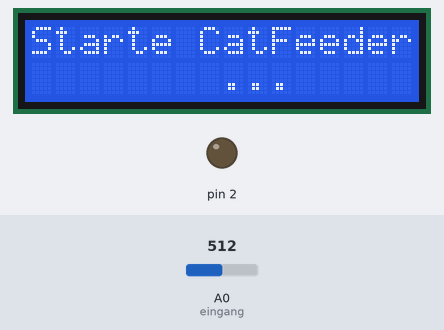
This sketch was run on a simulated Arduino Uno, built with avr-gcc and run on an emulated ATmega328P. Shown: 16×2 character LCD, output pins drawn as LEDs (lit = HIGH). The inputs (shaded band) are chosen by the test bench; at power-on: A0 (eingang) = 512. Pins used as bus, display or sensor lines are not drawn.

Above: at 0.2 s.
At 6.2 s:
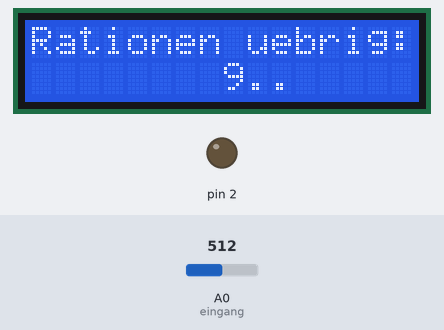

The sketch:

abgabe-0.7.ino
```cpp
/*
 * CatFeeder
 * Version: 0.7 (beta)
 *
 * Führt den CatFeeder (Katzenfutterautomaten) aus.
 *
 * Benötigte Hardware:
 * - ARDUINO UNO BOARD
 * - STEPPER MOTOR 2048 SCHRITTEN
 *     --> 10 Slots (bei 9 Rationen gleich ca. 205 Steps pro Ration)
 * - PHOTO SENSOR / Fotozelle (Messung von Helligkeit)
 * - WEISSE LED
 * - RFID KIT VON FENDUINO
 * - DRUCK-KNOPF
 * - LC-DISPLAY VON FENDUINO (0x27, 16, 2)
 * - 220 Ohm Widerstand
 *
 * Autor: Subi, 08.03.2021
 * Webseite: https://flsk.io/catfeeder
 * Dokumentation: https://flsk.io/catfeeder
 */


/*
 * START - Einbinden von Bibliotheken aller verbauten Kompontenten & Zusätzen
 */
#include <SPI.h> //RFID
#include <MFRC522.h> //RFID Board
#include <Stepper.h> //Stepper Motor
#include <Wire.h> //Display
#include <LiquidCrystal_I2C.h> //Display
#include <Time.h> //Timer


/*
 * START - Timer definieren
 */
time_t seconds = 0; //Sekunden gestellt auf Zero
long timeTag = 86400; //Ein Tag in Sekunden


/*
 * START - Display Definition
 * Definition des Displaytyps, hier zwei Zeilig mit 16 Zeichnenmöglichkeiten und unverlötet,
 * sprich -->  HEX 0x27 ohne Lötstellenverlinkung
 */
LiquidCrystal_I2C lcd(0x27, 16, 2);

/*
 * START - Photonensensor
 */
int eingang = A0; // Definition des Eingangs für den Photonensensor
int fotoZelle = 0; // Sensorwert von Zero aus gestellt, sorgt für keinen anderen Startwert


/*
 * START - Schrittmotor
 */
// Initialisierung des Schrittmotors
int SPU = 2048; //Schritte pro Umdrehung, das der Motor unterstützt
Stepper StepMotor(SPU, 3,5,4,6); //Bezeichnung des Schrittmotors mit "StepMotor" und die eingesteckten Pins


/*
 * START - RFID
 */
//RFID PIN Steckerdefinition
#define SS_PIN 10
#define RST_PIN 9
MFRC522 mfrc522(SS_PIN, RST_PIN);


/*
 * START - Start Variablen
 */
// Definition von der Anzahl an Rationen im feeder
int rationen = 9;

// Definieren von erhaltener max. Ration von einer Ration pro Tag
int erhalten = 0;

//Definition des Katzenchip-Codes
long checkCode = 2088700;

//Gemessene Definition des Tag-Werts in der Dämmerung am Morgen mit 266 (gemessen in Burgdorf)
int checkSensor = 266;


/*
 * START - VOID SETUP
 */
void setup() {
  //Baudrate 9600 für den Serial Monitor definiert
  Serial.begin(9600);

  // Timer in Sekunden
  //setTime(seconds);

  //RFID instanzieren und starten
  SPI.begin();
  mfrc522.PCD_Init();

  //Weisse LED über den Ausgang/Pin 2 ansteuern
  pinMode (2, OUTPUT);

  //LCD Initialisierung inkl. Curser-Set und Displaybeleuchtung
  StepMotor.setSpeed(5); // Angabe der Geschwindigkeit in Umdrehungen pro Minute.

  //LC-Display
  lcd.init(); //LCD starten
  lcd.backlight(); //Beleuchtung einschalten
  lcd.setCursor(0, 0); //Position der ersten Zeile inkl. erstes Zeichen gesetzt
  lcd.print("Starte CatFeeder 0.7"); //Text Rationen übrig ausgeben
  lcd.setCursor(8, 1);// (8,1) Zweite Zeile und 8 für achtes -> "Mitte Display" Zeichen in der zweiten Zeile
  lcd.print("...");
  delay (6000); // für 5 Sekunden
}


/*
 * START - VOID LOOP
 */
void loop(){

  /*
 * LCD Setup und Iinitialnachricht definieren
 */
  lcd.setCursor(0, 0); //Position der ersten Zeile inkl. erstes Zeichen gesetzt
  lcd.print("Rationen uebrig:"); //Text Rationen übrig ausgeben
  lcd.setCursor(8, 1);// (8,1) Zweite Zeile und 8 für achtes -> "Mitte Display" Zeichen in der zweiten Zeile
  lcd.print(rationen);


  //Sekunden zählen und abspeichern
  seconds = now();

  // Timer und Erhaltene Rationen nach einem Tag zurücksetzen
  if (seconds>timeTag){
    erhalten = 0;
    seconds = 0;
  }


  /*
   * Fotozelle auslesen und ausgeben
   */
  fotoZelle = analogRead(eingang); //Auslesen der Fotozelle am Analogeingang, wie oben definiert und deren Spannung in mW und Speicherung in die Variable

  /*
   * Console Ausgaben die für die Fehleranalyse hilfreich sind
   * Auskommentieren, falls notwendig.
   */
  //Serial.println("Rationen:");
  //Serial.println(rationen);
  //Serial.print("Die Kartennummer lautet mit check :");
  //Serial.println(code);
  //Serial.println(FotoZelle);
  //Serial.println(erhalten);
  //Serial.print("Foto Sensor: " ); //Serial Ausgabe der Fotozelle (also hier wollen wir die Dämmerung am Morgen bestimmen
  //Serial.println(fotoZelle); //Ausgabe am Serial-Monitor. Mit dem Befehl Serial.print wird der Sensorwert des Fotowiderstandes in Form einer Zahl zwischen 0 und 1023 an den serial monitor gesendet.
  //Serial.print("Foto Sensor: " ); //Ausgabe mit Text für die einfachere Identifizierung in der Konsole / Serial Monitor
  //Serial.println(fotoZelle); //Ausgabe am Serial-Monitor. Mit dem Befehl Serial.print wird der Sensorwert des Fotowiderstandes in Form einer Zahl zwischen 0 und 1023 an den serial monitor gesendet.


  /*
   * RFID Chipleser ausführen und in der Console ausgeben
   */
  if ( ! mfrc522.PICC_IsNewCardPresent()) {
      return;
  }

  if ( ! mfrc522.PICC_ReadCardSerial()) {
      return;
  }
  long code=0; // Variable für die Kartenidentifikationscode auf Zero setzen, sodass sie immer wieder neu eingelesen werden kann
  for (byte i = 0; i < mfrc522.uid.size; i++) {
    code=((code+mfrc522.uid.uidByte[i])*10); //ausgelesenen Code in human-read Form abspeichern
  }


  /*
   * Folgende Punkte werden nun überprüft, bevor es Futter gibt:
   * - Chip Code der Katze
   * - Ob es bereits hell ist (also nicht in der Nacht)
   * - Rationen nicht ausgegangen
   * - Ob am aktuellen Tag bereits eine Ration ausgegeben wurde und ob der Tag bereits durch ist
   */

  if (code == checkCode && fotoZelle > checkSensor && rationen > 0 && seconds<timeTag && erhalten == 0)
    {
      // Status LED einschalten
      digitalWrite (2, HIGH);

      // Ration abziehen und auf dem Display darstellen
      rationen = rationen-1;
      StepMotor.step(210); // Der Motor macht 205 Steps, das ist die Anzahl Schritte für eine Ration (ca. 2048/10)
      delay (5000); // für 5 Sekunden
      // Status LED wieder aus
      digitalWrite (2, LOW);

      //ration erhalten aktualisieren:
      erhalten = 1;

    }

} // ENDE VOID LOOP
```
